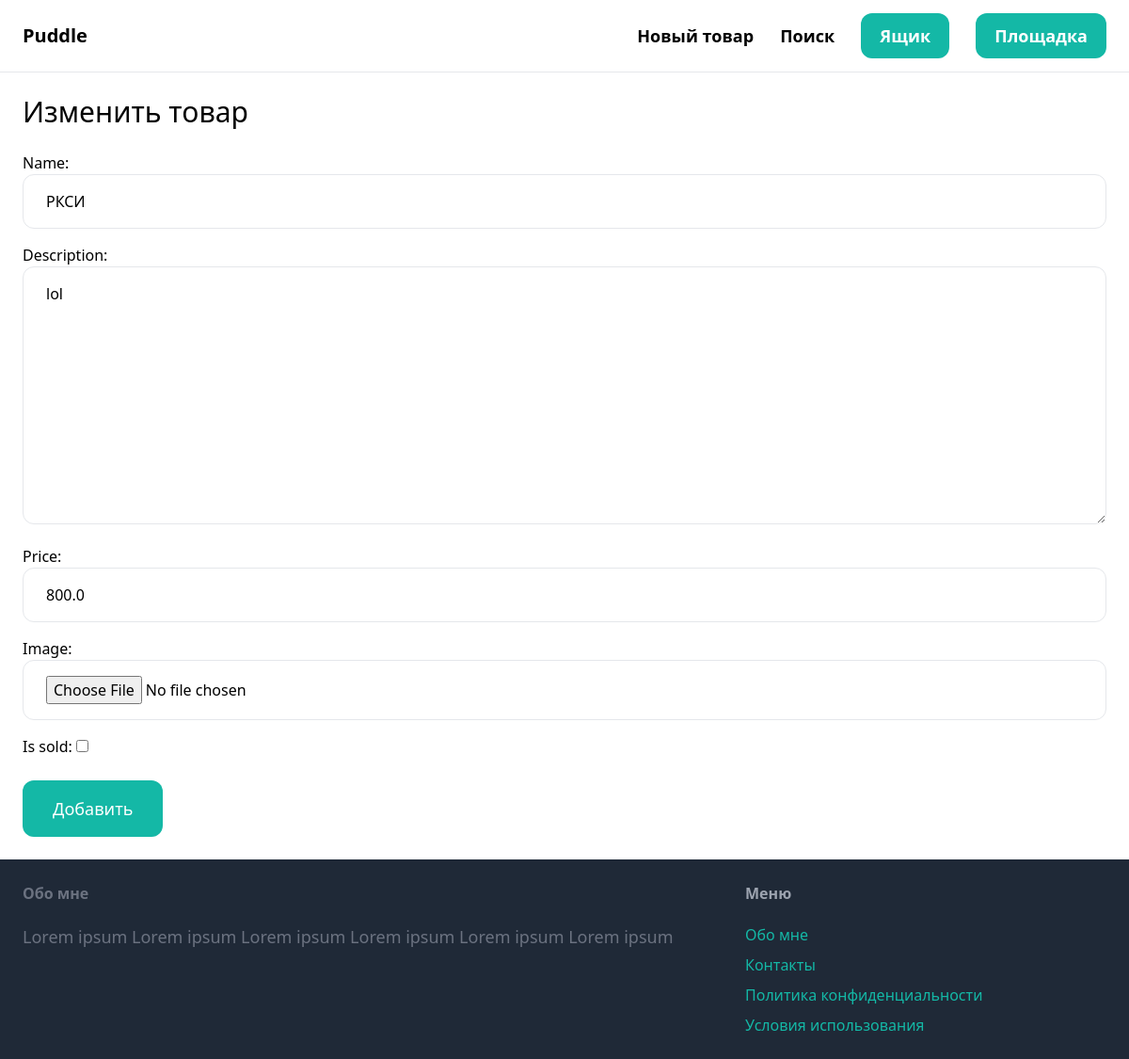
The app's page /items/7/edit/ (signed in), older data.
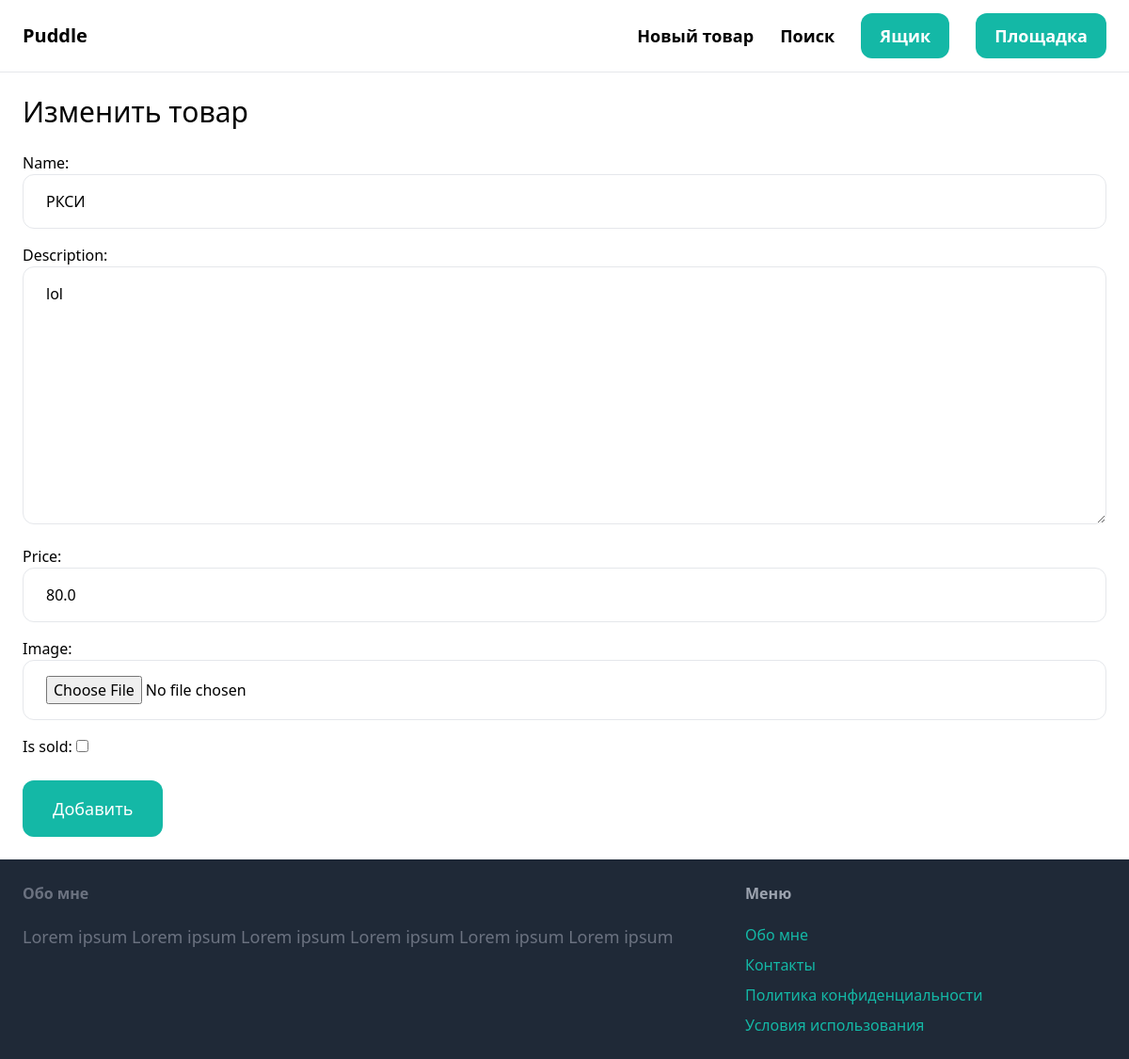
The same page, newer data.
### item/models.py (models this page shows, shortened)
class Item(models.Model):
    category = models.ForeignKey(Category, related_name='items', on_delete=models.CASCADE)
    name = models.CharField(max_length=255)
    description = models.TextField(blank=True, null=True)
    price = models.FloatField()
    image = models.ImageField(upload_to='item_images', blank=True, null=True)
    is_sold = models.BooleanField(default=False)
    created_by = models.ForeignKey(User, related_name='items', on_delete=models.CASCADE)
    created_at = models.DateTimeField(auto_now_add=True)

### item/views.py (the view)
# urls.py: path('<int:pk>/edit/', views.edit, name='edit'),
@login_required()
def edit(request, pk):
    item = get_object_or_404(Item, pk=pk, created_by=request.user)
    if request.method == 'POST':
        form = EditItemForm(request.POST, request.FILES, instance=item)
        if form.is_valid():
            form.save()
            return redirect('item:detail', pk=item.id)
    else:
        form = EditItemForm(instance=item)
    return render(request, 'item/form.html', {
        'form': form,
        'title': 'Изменить товар',
    })

### item/forms.py
class EditItemForm(forms.ModelForm):
    class Meta:
        model = Item
        fields = ('name', 'description', 'price', 'image', 'is_sold')
        widgets = {
            'name': forms.TextInput(attrs={
                'class': INPUT_CLASSES
            }),
            'description': forms.Textarea(attrs={
                'class': INPUT_CLASSES
            }),
            'price': forms.TextInput(attrs={
                'class': INPUT_CLASSES
            }),
            'image': forms.FileInput(attrs={
                'class': INPUT_CLASSES
            }),
        }

### item/templates/item/form.html (shortened to what this page needs)
{% extends 'core/base.html' %}
{% block content %}
    <h1 class="mb-6 text-3xl">{{ title }}</h1>
<form method="post" action="." enctype="multipart/form-data">
    <div class="space-y-4">
        {{ form.as_p }}
    </div>
    <button class="mt-6 py-4 px-8 text-lg bg-teal-500 hover:bg-teal-700 rounded-xl text-white">Добавить</button>
</form>
{% endblock %}

### core/templates/core/base.html (shortened to what this page needs)
<!DOCTYPE html>
<html lang="en">
<head>
    <script src="https://cdn.tailwindcss.com"></script>
</head>
<body>
    <nav class="px-6 py-6 flex justify-between items-center border-b border-gray-200">
        <a href="/" class="text-xl font-semibold">Puddle</a>
        <div class="space-x-6">
            <a href="{% url 'item:new' %}" class="text-lg font-semibold hover:text-gray-500">Новый товар</a>
            <a href="{% url 'item:items' %}" class="text-lg font-semibold hover:text-gray-500">Поиск</a>
            {% if request.user.is_authenticated %}
                <a href="{% url 'conversation:inbox' %}" class="px-5 py-3 text-lg font-semibold bg-teal-500 text-white rounded-xl hover:bg-teal-700">Ящик</a>
                <a href="{% url 'dashboard:index' %}" class="px-5 py-3 text-lg font-semibold bg-teal-500 text-white rounded-xl hover:bg-gray-500">Площадка</a>
            {% else %}
                <a href="{% url 'core:signup' %}" class="px-5 py-3 text-lg font-semibold bg-teal-500 text-white rounded-xl hover:bg-teal-700">Зарегистрироваться</a>
                <a href="{% url 'core:login' %}" class="px-5 py-3 text-lg font-semibold bg-teal-500 text-white rounded-xl hover:bg-gray-500">Авторизоваться</a>
            {% endif %}
        </div>
    </nav>
    <div class="px-6 py-6">
        {% block content %}
        {% endblock %}
    </div>
    <footer class="py-6 px-6 flex justify=between bg-gray-800">
        <div class="w-2/3 pr-10">
            <h3 class="mb-5 font-semibold text-gray-500">Обо мне</h3>
            <p class="text-lg text-gray-500">Lorem ipsum Lorem ipsum Lorem ipsum Lorem ipsum Lorem ipsum Lorem ipsum </p>
        </div>
        <div class="w-1/3">
            <h3 class="mb-5 font-semibold text-gray-400">Меню</h3>
            <ul class="space-y-2">
                <li><a href="#" class="text-;g text-teal-500 hover:text-teal-700">Обо мне</a></li>
                <li><a href="{% url 'core:contact' %}" class="text-;g text-teal-500 hover:text-teal-700">Контакты</a></li>
                <li><a href="#" class="text-;g text-teal-500 hover:text-teal-700">Политика конфиденциальности</a></li>
                <li><a href="#" class="text-;g text-teal-500 hover:text-teal-700">Условия использования</a></li>
            </ul>
        </div>
    </footer>
</body>
</html>

Row changes from the older to the newer data that the page shows:
changed Item "РКСИ": price "800.0" → "80.0"
